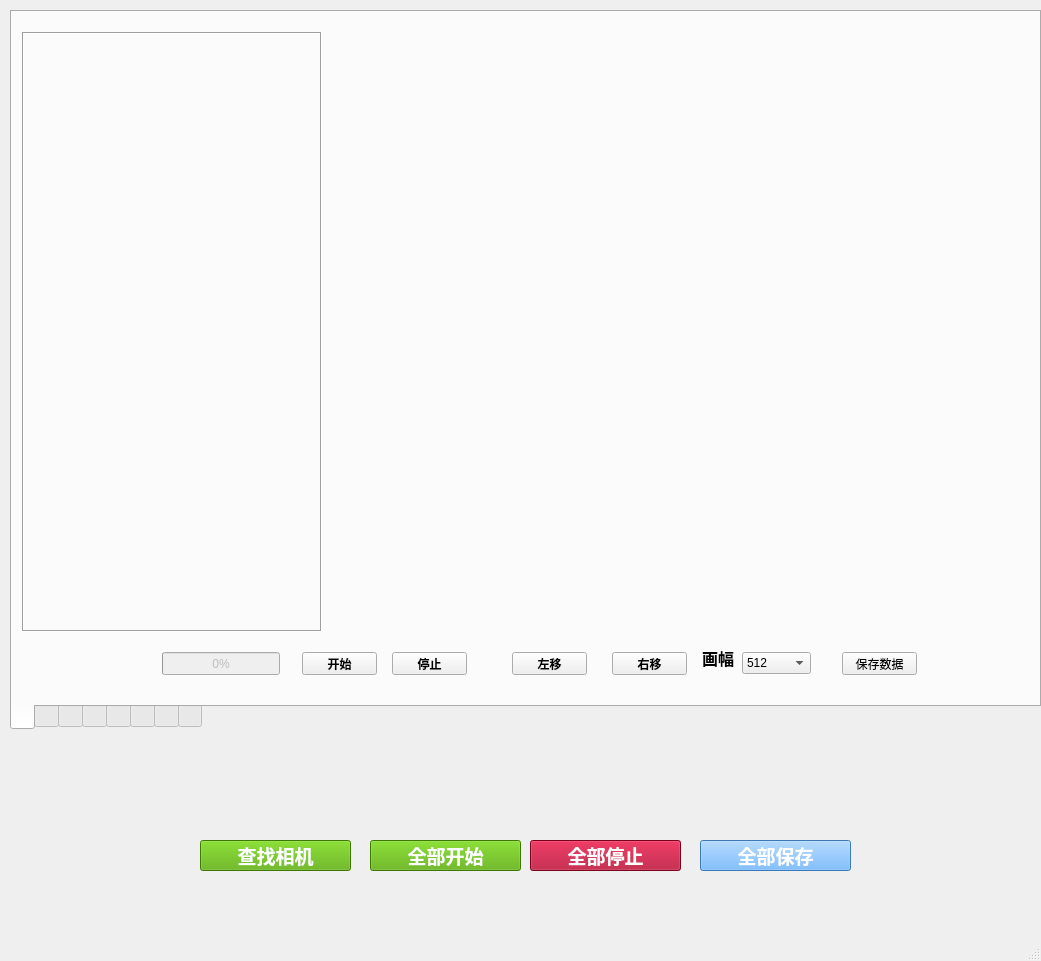
<?xml version="1.0" encoding="UTF-8"?>
<ui version="4.0">
 <class>MainWindow</class>
 <widget class="QMainWindow" name="MainWindow">
  <property name="geometry">
   <rect>
    <x>0</x>
    <y>0</y>
    <width>1041</width>
    <height>961</height>
   </rect>
  </property>
  <property name="windowTitle">
   <string>MainWindow</string>
  </property>
  <property name="tabShape">
   <enum>QTabWidget::Triangular</enum>
  </property>
  <widget class="QWidget" name="centralwidget">
   <widget class="QTabWidget" name="tabWidget">
    <property name="geometry">
     <rect>
      <x>10</x>
      <y>10</y>
      <width>1031</width>
      <height>720</height>
     </rect>
    </property>
    <property name="baseSize">
     <size>
      <width>100</width>
      <height>20</height>
     </size>
    </property>
    <property name="tabPosition">
     <enum>QTabWidget::South</enum>
    </property>
    <property name="tabShape">
     <enum>QTabWidget::Rounded</enum>
    </property>
    <property name="currentIndex">
     <number>0</number>
    </property>
    <property name="iconSize">
     <size>
      <width>100</width>
      <height>20</height>
     </size>
    </property>
    <property name="elideMode">
     <enum>Qt::ElideMiddle</enum>
    </property>
    <property name="documentMode">
     <bool>false</bool>
    </property>
    <widget class="QWidget" name="tab_1">
     <attribute name="icon">
      <iconset resource="res.qrc">
       <normaloff>:/res/notSelected.png</normaloff>
       <normalon>:/res/selected.png</normalon>:/res/notSelected.png</iconset>
     </attribute>
     <attribute name="title">
      <string/>
     </attribute>
     <widget class="QLabel" name="pic">
      <property name="geometry">
       <rect>
        <x>10</x>
        <y>20</y>
        <width>300</width>
        <height>600</height>
       </rect>
      </property>
      <property name="frameShape">
       <enum>QFrame::Box</enum>
      </property>
      <property name="frameShadow">
       <enum>QFrame::Sunken</enum>
      </property>
      <property name="text">
       <string/>
      </property>
      <property name="pixmap">
       <pixmap resource="res.qrc">:/res/NoSignalBig.png</pixmap>
      </property>
      <property name="scaledContents">
       <bool>false</bool>
      </property>
      <property name="wordWrap">
       <bool>false</bool>
      </property>
     </widget>
     <widget class="QPushButton" name="start_1">
      <property name="geometry">
       <rect>
        <x>290</x>
        <y>640</y>
        <width>75</width>
        <height>23</height>
       </rect>
      </property>
      <property name="font">
       <font>
        <family>微软雅黑</family>
        <weight>75</weight>
        <bold>true</bold>
       </font>
      </property>
      <property name="text">
       <string>开始</string>
      </property>
     </widget>
     <widget class="QPushButton" name="stop_1">
      <property name="geometry">
       <rect>
        <x>380</x>
        <y>640</y>
        <width>75</width>
        <height>23</height>
       </rect>
      </property>
      <property name="font">
       <font>
        <family>微软雅黑</family>
        <weight>75</weight>
        <bold>true</bold>
       </font>
      </property>
      <property name="text">
       <string>停止</string>
      </property>
     </widget>
     <widget class="MyChartView" name="chartView_1" native="true">
      <property name="geometry">
       <rect>
        <x>330</x>
        <y>20</y>
        <width>671</width>
        <height>600</height>
       </rect>
      </property>
     </widget>
     <widget class="QPushButton" name="moveLeft_1">
      <property name="geometry">
       <rect>
        <x>500</x>
        <y>640</y>
        <width>75</width>
        <height>23</height>
       </rect>
      </property>
      <property name="font">
       <font>
        <family>微软雅黑</family>
        <weight>75</weight>
        <bold>true</bold>
       </font>
      </property>
      <property name="text">
       <string>左移</string>
      </property>
     </widget>
     <widget class="QPushButton" name="moveRight_1">
      <property name="geometry">
       <rect>
        <x>600</x>
        <y>640</y>
        <width>75</width>
        <height>23</height>
       </rect>
      </property>
      <property name="font">
       <font>
        <family>微软雅黑</family>
        <weight>75</weight>
        <bold>true</bold>
       </font>
      </property>
      <property name="text">
       <string>右移</string>
      </property>
     </widget>
     <widget class="QLabel" name="widthLabel">
      <property name="geometry">
       <rect>
        <x>690</x>
        <y>630</y>
        <width>41</width>
        <height>31</height>
       </rect>
      </property>
      <property name="font">
       <font>
        <family>微软雅黑</family>
        <pointsize>12</pointsize>
        <weight>75</weight>
        <bold>true</bold>
       </font>
      </property>
      <property name="text">
       <string>画幅</string>
      </property>
     </widget>
     <widget class="QComboBox" name="width_1">
      <property name="geometry">
       <rect>
        <x>730</x>
        <y>640</y>
        <width>69</width>
        <height>22</height>
       </rect>
      </property>
      <property name="currentIndex">
       <number>1</number>
      </property>
      <item>
       <property name="text">
        <string>376</string>
       </property>
      </item>
      <item>
       <property name="text">
        <string>512</string>
       </property>
      </item>
      <item>
       <property name="text">
        <string>1024</string>
       </property>
      </item>
     </widget>
     <widget class="QProgressBar" name="progressBar_1">
      <property name="enabled">
       <bool>false</bool>
      </property>
      <property name="geometry">
       <rect>
        <x>150</x>
        <y>640</y>
        <width>118</width>
        <height>23</height>
       </rect>
      </property>
      <property name="value">
       <number>0</number>
      </property>
     </widget>
     <widget class="QPushButton" name="save_1">
      <property name="geometry">
       <rect>
        <x>830</x>
        <y>640</y>
        <width>75</width>
        <height>23</height>
       </rect>
      </property>
      <property name="text">
       <string>保存数据</string>
      </property>
     </widget>
    </widget>
    <widget class="QWidget" name="tab_2">
     <attribute name="icon">
      <iconset resource="res.qrc">
       <normaloff>:/res/4.png</normaloff>:/res/4.png</iconset>
     </attribute>
     <attribute name="title">
      <string/>
     </attribute>
     <widget class="MyChartView" name="chartView_2" native="true">
      <property name="geometry">
       <rect>
        <x>340</x>
        <y>10</y>
        <width>671</width>
        <height>600</height>
       </rect>
      </property>
     </widget>
     <widget class="QPushButton" name="moveLeft_2">
      <property name="geometry">
       <rect>
        <x>470</x>
        <y>640</y>
        <width>75</width>
        <height>23</height>
       </rect>
      </property>
      <property name="text">
       <string>左移</string>
      </property>
     </widget>
     <widget class="QLabel" name="pic_2">
      <property name="geometry">
       <rect>
        <x>30</x>
        <y>10</y>
        <width>300</width>
        <height>600</height>
       </rect>
      </property>
      <property name="text">
       <string/>
      </property>
      <property name="pixmap">
       <pixmap resource="res.qrc">:/res/NoSignalBig.png</pixmap>
      </property>
      <property name="scaledContents">
       <bool>false</bool>
      </property>
     </widget>
     <widget class="QComboBox" name="width_2">
      <property name="geometry">
       <rect>
        <x>750</x>
        <y>650</y>
        <width>69</width>
        <height>22</height>
       </rect>
      </property>
      <property name="currentIndex">
       <number>1</number>
      </property>
      <item>
       <property name="text">
        <string>376</string>
       </property>
      </item>
      <item>
       <property name="text">
        <string>512</string>
       </property>
      </item>
      <item>
       <property name="text">
        <string>1024</string>
       </property>
      </item>
     </widget>
     <widget class="QPushButton" name="moveRight_2">
      <property name="geometry">
       <rect>
        <x>550</x>
        <y>640</y>
        <width>75</width>
        <height>23</height>
       </rect>
      </property>
      <property name="font">
       <font>
        <family>微软雅黑</family>
        <weight>75</weight>
        <bold>true</bold>
       </font>
      </property>
      <property name="text">
       <string>右移</string>
      </property>
     </widget>
     <widget class="QPushButton" name="start_2">
      <property name="geometry">
       <rect>
        <x>290</x>
        <y>640</y>
        <width>75</width>
        <height>23</height>
       </rect>
      </property>
      <property name="font">
       <font>
        <family>微软雅黑</family>
        <weight>75</weight>
        <bold>true</bold>
       </font>
      </property>
      <property name="text">
       <string>开始</string>
      </property>
     </widget>
     <widget class="QPushButton" name="stop_2">
      <property name="geometry">
       <rect>
        <x>380</x>
        <y>640</y>
        <width>75</width>
        <height>23</height>
       </rect>
      </property>
      <property name="font">
       <font>
        <family>微软雅黑</family>
        <weight>75</weight>
        <bold>true</bold>
       </font>
      </property>
      <property name="text">
       <string>停止</string>
      </property>
     </widget>
     <widget class="QProgressBar" name="progressBar_2">
      <property name="enabled">
       <bool>false</bool>
      </property>
      <property name="geometry">
       <rect>
        <x>160</x>
        <y>640</y>
        <width>118</width>
        <height>23</height>
       </rect>
      </property>
      <property name="value">
       <number>0</number>
      </property>
     </widget>
     <widget class="QLabel" name="widthLabel_2">
      <property name="geometry">
       <rect>
        <x>700</x>
        <y>650</y>
        <width>41</width>
        <height>31</height>
       </rect>
      </property>
      <property name="font">
       <font>
        <family>微软雅黑</family>
        <pointsize>12</pointsize>
        <weight>75</weight>
        <bold>true</bold>
       </font>
      </property>
      <property name="text">
       <string>画幅</string>
      </property>
     </widget>
     <widget class="QPushButton" name="save_2">
      <property name="geometry">
       <rect>
        <x>840</x>
        <y>650</y>
        <width>75</width>
        <height>23</height>
       </rect>
      </property>
      <property name="text">
       <string>保存数据</string>
      </property>
     </widget>
    </widget>
    <widget class="QWidget" name="tab_3">
     <attribute name="icon">
      <iconset resource="res.qrc">
       <normaloff>:/res/4.png</normaloff>:/res/4.png</iconset>
     </attribute>
     <attribute name="title">
      <string/>
     </attribute>
     <widget class="MyChartView" name="chartView_3" native="true">
      <property name="geometry">
       <rect>
        <x>250</x>
        <y>50</y>
        <width>800</width>
        <height>600</height>
       </rect>
      </property>
     </widget>
     <widget class="QLabel" name="pic_3">
      <property name="geometry">
       <rect>
        <x>50</x>
        <y>60</y>
        <width>150</width>
        <height>600</height>
       </rect>
      </property>
      <property name="text">
       <string/>
      </property>
      <property name="pixmap">
       <pixmap resource="res.qrc">:/res/NoSignalBig.png</pixmap>
      </property>
      <property name="scaledContents">
       <bool>true</bool>
      </property>
     </widget>
     <widget class="QComboBox" name="width_3">
      <property name="geometry">
       <rect>
        <x>610</x>
        <y>660</y>
        <width>69</width>
        <height>22</height>
       </rect>
      </property>
      <property name="currentIndex">
       <number>1</number>
      </property>
      <item>
       <property name="text">
        <string>376</string>
       </property>
      </item>
      <item>
       <property name="text">
        <string>512</string>
       </property>
      </item>
      <item>
       <property name="text">
        <string>1024</string>
       </property>
      </item>
     </widget>
    </widget>
    <widget class="QWidget" name="tab_4">
     <attribute name="icon">
      <iconset resource="res.qrc">
       <normaloff>:/res/4.png</normaloff>:/res/4.png</iconset>
     </attribute>
     <attribute name="title">
      <string/>
     </attribute>
     <widget class="MyChartView" name="chartView_4" native="true">
      <property name="geometry">
       <rect>
        <x>260</x>
        <y>50</y>
        <width>800</width>
        <height>600</height>
       </rect>
      </property>
     </widget>
     <widget class="QLabel" name="pic_4">
      <property name="geometry">
       <rect>
        <x>60</x>
        <y>70</y>
        <width>150</width>
        <height>600</height>
       </rect>
      </property>
      <property name="text">
       <string/>
      </property>
      <property name="pixmap">
       <pixmap resource="res.qrc">:/res/NoSignalBig.png</pixmap>
      </property>
      <property name="scaledContents">
       <bool>true</bool>
      </property>
     </widget>
     <widget class="QComboBox" name="width_4">
      <property name="geometry">
       <rect>
        <x>740</x>
        <y>650</y>
        <width>69</width>
        <height>22</height>
       </rect>
      </property>
      <property name="currentIndex">
       <number>1</number>
      </property>
      <item>
       <property name="text">
        <string>376</string>
       </property>
      </item>
      <item>
       <property name="text">
        <string>512</string>
       </property>
      </item>
      <item>
       <property name="text">
        <string>1024</string>
       </property>
      </item>
     </widget>
    </widget>
    <widget class="QWidget" name="tab_5">
     <attribute name="icon">
      <iconset resource="res.qrc">
       <normaloff>:/res/4.png</normaloff>:/res/4.png</iconset>
     </attribute>
     <attribute name="title">
      <string/>
     </attribute>
     <widget class="MyChartView" name="chartView_5" native="true">
      <property name="geometry">
       <rect>
        <x>250</x>
        <y>60</y>
        <width>800</width>
        <height>600</height>
       </rect>
      </property>
     </widget>
     <widget class="QLabel" name="pic_5">
      <property name="geometry">
       <rect>
        <x>80</x>
        <y>60</y>
        <width>150</width>
        <height>600</height>
       </rect>
      </property>
      <property name="text">
       <string/>
      </property>
      <property name="pixmap">
       <pixmap resource="res.qrc">:/res/NoSignalBig.png</pixmap>
      </property>
      <property name="scaledContents">
       <bool>true</bool>
      </property>
     </widget>
     <widget class="QComboBox" name="width_5">
      <property name="geometry">
       <rect>
        <x>700</x>
        <y>660</y>
        <width>69</width>
        <height>22</height>
       </rect>
      </property>
      <property name="currentIndex">
       <number>1</number>
      </property>
      <item>
       <property name="text">
        <string>376</string>
       </property>
      </item>
      <item>
       <property name="text">
        <string>512</string>
       </property>
      </item>
      <item>
       <property name="text">
        <string>1024</string>
       </property>
      </item>
     </widget>
    </widget>
    <widget class="QWidget" name="tab_6">
     <attribute name="icon">
      <iconset resource="res.qrc">
       <normaloff>:/res/4.png</normaloff>:/res/4.png</iconset>
     </attribute>
     <attribute name="title">
      <string/>
     </attribute>
     <widget class="MyChartView" name="chartView_6" native="true">
      <property name="geometry">
       <rect>
        <x>250</x>
        <y>70</y>
        <width>800</width>
        <height>600</height>
       </rect>
      </property>
     </widget>
     <widget class="QLabel" name="pic_6">
      <property name="geometry">
       <rect>
        <x>80</x>
        <y>70</y>
        <width>150</width>
        <height>600</height>
       </rect>
      </property>
      <property name="text">
       <string/>
      </property>
      <property name="pixmap">
       <pixmap resource="res.qrc">:/res/NoSignalBig.png</pixmap>
      </property>
      <property name="scaledContents">
       <bool>true</bool>
      </property>
     </widget>
     <widget class="QComboBox" name="width_6">
      <property name="geometry">
       <rect>
        <x>730</x>
        <y>660</y>
        <width>69</width>
        <height>22</height>
       </rect>
      </property>
      <property name="currentIndex">
       <number>1</number>
      </property>
      <item>
       <property name="text">
        <string>376</string>
       </property>
      </item>
      <item>
       <property name="text">
        <string>512</string>
       </property>
      </item>
      <item>
       <property name="text">
        <string>1024</string>
       </property>
      </item>
     </widget>
    </widget>
    <widget class="QWidget" name="tab_7">
     <attribute name="icon">
      <iconset resource="res.qrc">
       <normaloff>:/res/4.png</normaloff>:/res/4.png</iconset>
     </attribute>
     <attribute name="title">
      <string/>
     </attribute>
     <widget class="MyChartView" name="chartView_7" native="true">
      <property name="geometry">
       <rect>
        <x>200</x>
        <y>60</y>
        <width>800</width>
        <height>600</height>
       </rect>
      </property>
     </widget>
     <widget class="QLabel" name="pic_7">
      <property name="geometry">
       <rect>
        <x>30</x>
        <y>50</y>
        <width>150</width>
        <height>600</height>
       </rect>
      </property>
      <property name="text">
       <string/>
      </property>
      <property name="pixmap">
       <pixmap resource="res.qrc">:/res/NoSignalBig.png</pixmap>
      </property>
      <property name="scaledContents">
       <bool>true</bool>
      </property>
     </widget>
     <widget class="QComboBox" name="width_7">
      <property name="geometry">
       <rect>
        <x>780</x>
        <y>650</y>
        <width>69</width>
        <height>22</height>
       </rect>
      </property>
      <property name="currentIndex">
       <number>1</number>
      </property>
      <item>
       <property name="text">
        <string>376</string>
       </property>
      </item>
      <item>
       <property name="text">
        <string>512</string>
       </property>
      </item>
      <item>
       <property name="text">
        <string>1024</string>
       </property>
      </item>
     </widget>
    </widget>
    <widget class="QWidget" name="tab_8">
     <attribute name="icon">
      <iconset resource="res.qrc">
       <normaloff>:/res/4.png</normaloff>:/res/4.png</iconset>
     </attribute>
     <attribute name="title">
      <string/>
     </attribute>
     <widget class="MyChartView" name="chartView_8" native="true">
      <property name="geometry">
       <rect>
        <x>240</x>
        <y>60</y>
        <width>781</width>
        <height>600</height>
       </rect>
      </property>
     </widget>
     <widget class="QLabel" name="pic_8">
      <property name="geometry">
       <rect>
        <x>70</x>
        <y>70</y>
        <width>150</width>
        <height>600</height>
       </rect>
      </property>
      <property name="text">
       <string/>
      </property>
      <property name="pixmap">
       <pixmap resource="res.qrc">:/res/NoSignalBig.png</pixmap>
      </property>
      <property name="scaledContents">
       <bool>true</bool>
      </property>
     </widget>
     <widget class="QComboBox" name="width_8">
      <property name="geometry">
       <rect>
        <x>860</x>
        <y>660</y>
        <width>69</width>
        <height>22</height>
       </rect>
      </property>
      <property name="currentIndex">
       <number>1</number>
      </property>
      <item>
       <property name="text">
        <string>376</string>
       </property>
      </item>
      <item>
       <property name="text">
        <string>512</string>
       </property>
      </item>
      <item>
       <property name="text">
        <string>1024</string>
       </property>
      </item>
     </widget>
    </widget>
   </widget>
   <widget class="QPushButton" name="btnSereachCam">
    <property name="geometry">
     <rect>
      <x>200</x>
      <y>840</y>
      <width>151</width>
      <height>31</height>
     </rect>
    </property>
    <property name="font">
     <font>
      <family>微软雅黑</family>
      <pointsize>14</pointsize>
      <weight>75</weight>
      <bold>true</bold>
     </font>
    </property>
    <property name="styleSheet">
     <string notr="true">background-color:rgb(85, 170, 0);
color:rgb(255, 255, 255);

 

</string>
    </property>
    <property name="text">
     <string>查找相机</string>
    </property>
    <property name="flat">
     <bool>false</bool>
    </property>
   </widget>
   <widget class="MyLabel" name="label_1">
    <property name="geometry">
     <rect>
      <x>15</x>
      <y>730</y>
      <width>120</width>
      <height>100</height>
     </rect>
    </property>
    <property name="baseSize">
     <size>
      <width>100</width>
      <height>400</height>
     </size>
    </property>
    <property name="text">
     <string/>
    </property>
    <property name="pixmap">
     <pixmap resource="res.qrc">:/res/NoSignal.png</pixmap>
    </property>
    <property name="scaledContents">
     <bool>true</bool>
    </property>
   </widget>
   <widget class="MyLabel" name="label_2">
    <property name="geometry">
     <rect>
      <x>140</x>
      <y>730</y>
      <width>120</width>
      <height>100</height>
     </rect>
    </property>
    <property name="baseSize">
     <size>
      <width>100</width>
      <height>400</height>
     </size>
    </property>
    <property name="text">
     <string/>
    </property>
    <property name="pixmap">
     <pixmap resource="res.qrc">:/res/NoSignal.png</pixmap>
    </property>
    <property name="scaledContents">
     <bool>true</bool>
    </property>
   </widget>
   <widget class="MyLabel" name="label_3">
    <property name="geometry">
     <rect>
      <x>270</x>
      <y>730</y>
      <width>120</width>
      <height>100</height>
     </rect>
    </property>
    <property name="baseSize">
     <size>
      <width>100</width>
      <height>400</height>
     </size>
    </property>
    <property name="text">
     <string/>
    </property>
    <property name="pixmap">
     <pixmap resource="res.qrc">:/res/NoSignal.png</pixmap>
    </property>
    <property name="scaledContents">
     <bool>true</bool>
    </property>
   </widget>
   <widget class="MyLabel" name="label_4">
    <property name="geometry">
     <rect>
      <x>400</x>
      <y>730</y>
      <width>120</width>
      <height>100</height>
     </rect>
    </property>
    <property name="baseSize">
     <size>
      <width>100</width>
      <height>400</height>
     </size>
    </property>
    <property name="text">
     <string/>
    </property>
    <property name="pixmap">
     <pixmap resource="res.qrc">:/res/NoSignal.png</pixmap>
    </property>
    <property name="scaledContents">
     <bool>true</bool>
    </property>
   </widget>
   <widget class="MyLabel" name="label_5">
    <property name="geometry">
     <rect>
      <x>525</x>
      <y>730</y>
      <width>120</width>
      <height>100</height>
     </rect>
    </property>
    <property name="baseSize">
     <size>
      <width>100</width>
      <height>400</height>
     </size>
    </property>
    <property name="text">
     <string/>
    </property>
    <property name="pixmap">
     <pixmap resource="res.qrc">:/res/NoSignal.png</pixmap>
    </property>
    <property name="scaledContents">
     <bool>true</bool>
    </property>
   </widget>
   <widget class="MyLabel" name="label_6">
    <property name="geometry">
     <rect>
      <x>655</x>
      <y>730</y>
      <width>120</width>
      <height>100</height>
     </rect>
    </property>
    <property name="baseSize">
     <size>
      <width>100</width>
      <height>400</height>
     </size>
    </property>
    <property name="text">
     <string/>
    </property>
    <property name="pixmap">
     <pixmap resource="res.qrc">:/res/NoSignal.png</pixmap>
    </property>
    <property name="scaledContents">
     <bool>true</bool>
    </property>
   </widget>
   <widget class="MyLabel" name="label_7">
    <property name="geometry">
     <rect>
      <x>782</x>
      <y>730</y>
      <width>120</width>
      <height>100</height>
     </rect>
    </property>
    <property name="baseSize">
     <size>
      <width>100</width>
      <height>400</height>
     </size>
    </property>
    <property name="text">
     <string/>
    </property>
    <property name="pixmap">
     <pixmap resource="res.qrc">:/res/NoSignal.png</pixmap>
    </property>
    <property name="scaledContents">
     <bool>true</bool>
    </property>
   </widget>
   <widget class="MyLabel" name="label_8">
    <property name="geometry">
     <rect>
      <x>910</x>
      <y>730</y>
      <width>120</width>
      <height>100</height>
     </rect>
    </property>
    <property name="baseSize">
     <size>
      <width>100</width>
      <height>400</height>
     </size>
    </property>
    <property name="text">
     <string/>
    </property>
    <property name="pixmap">
     <pixmap resource="res.qrc">:/res/NoSignal.png</pixmap>
    </property>
    <property name="scaledContents">
     <bool>true</bool>
    </property>
   </widget>
   <widget class="QPushButton" name="btnAllRun">
    <property name="geometry">
     <rect>
      <x>370</x>
      <y>840</y>
      <width>151</width>
      <height>31</height>
     </rect>
    </property>
    <property name="font">
     <font>
      <family>微软雅黑</family>
      <pointsize>14</pointsize>
      <weight>75</weight>
      <bold>true</bold>
     </font>
    </property>
    <property name="styleSheet">
     <string notr="true">background-color:rgb(85, 170, 0);
color:rgb(255, 255, 255);

 

</string>
    </property>
    <property name="text">
     <string>全部开始</string>
    </property>
    <property name="flat">
     <bool>false</bool>
    </property>
   </widget>
   <widget class="QPushButton" name="btnAllStop">
    <property name="geometry">
     <rect>
      <x>530</x>
      <y>840</y>
      <width>151</width>
      <height>31</height>
     </rect>
    </property>
    <property name="font">
     <font>
      <family>微软雅黑</family>
      <pointsize>14</pointsize>
      <weight>75</weight>
      <bold>true</bold>
     </font>
    </property>
    <property name="styleSheet">
     <string notr="true">background-color:rgb(170, 1, 38);
color:rgb(255, 255, 255);

 

</string>
    </property>
    <property name="text">
     <string>全部停止</string>
    </property>
    <property name="flat">
     <bool>false</bool>
    </property>
   </widget>
   <widget class="QPushButton" name="btnAllRun_2">
    <property name="geometry">
     <rect>
      <x>700</x>
      <y>840</y>
      <width>151</width>
      <height>31</height>
     </rect>
    </property>
    <property name="font">
     <font>
      <family>微软雅黑</family>
      <pointsize>14</pointsize>
      <weight>75</weight>
      <bold>true</bold>
     </font>
    </property>
    <property name="styleSheet">
     <string notr="true">background-color:rgb(85, 170, 255);
color:rgb(255, 255, 255);

 

</string>
    </property>
    <property name="text">
     <string>全部保存</string>
    </property>
    <property name="flat">
     <bool>false</bool>
    </property>
   </widget>
  </widget>
  <widget class="QMenuBar" name="menubar">
   <property name="geometry">
    <rect>
     <x>0</x>
     <y>0</y>
     <width>1041</width>
     <height>22</height>
    </rect>
   </property>
  </widget>
  <widget class="QStatusBar" name="statusbar"/>
 </widget>
 <customwidgets>
  <customwidget>
   <class>MyChartView</class>
   <extends>QWidget</extends>
   <header location="global">mychartview.h</header>
   <container>1</container>
  </customwidget>
  <customwidget>
   <class>MyLabel</class>
   <extends>QLabel</extends>
   <header>mylabel.h</header>
  </customwidget>
 </customwidgets>
 <resources>
  <include location="res.qrc"/>
 </resources>
 <connections/>
</ui>
